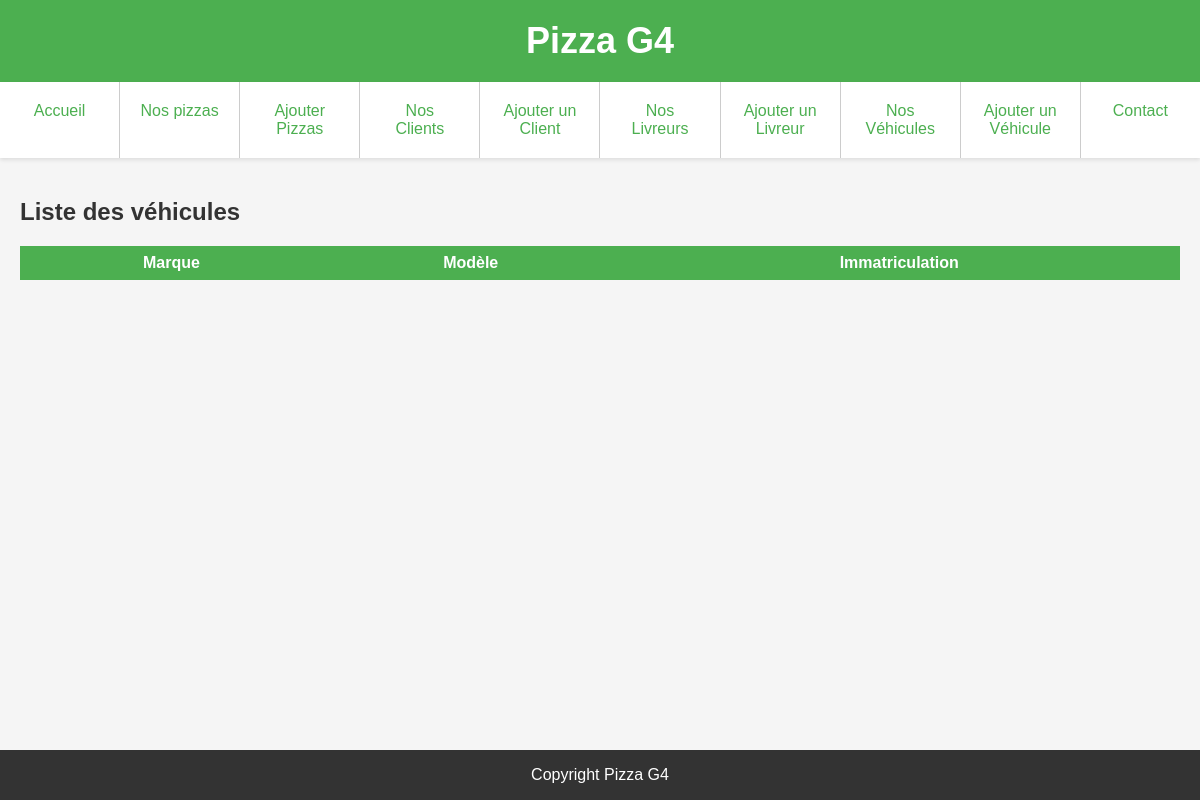
The page /G4_Pizza/views/voirVehicules.php on the database as committed earlier.
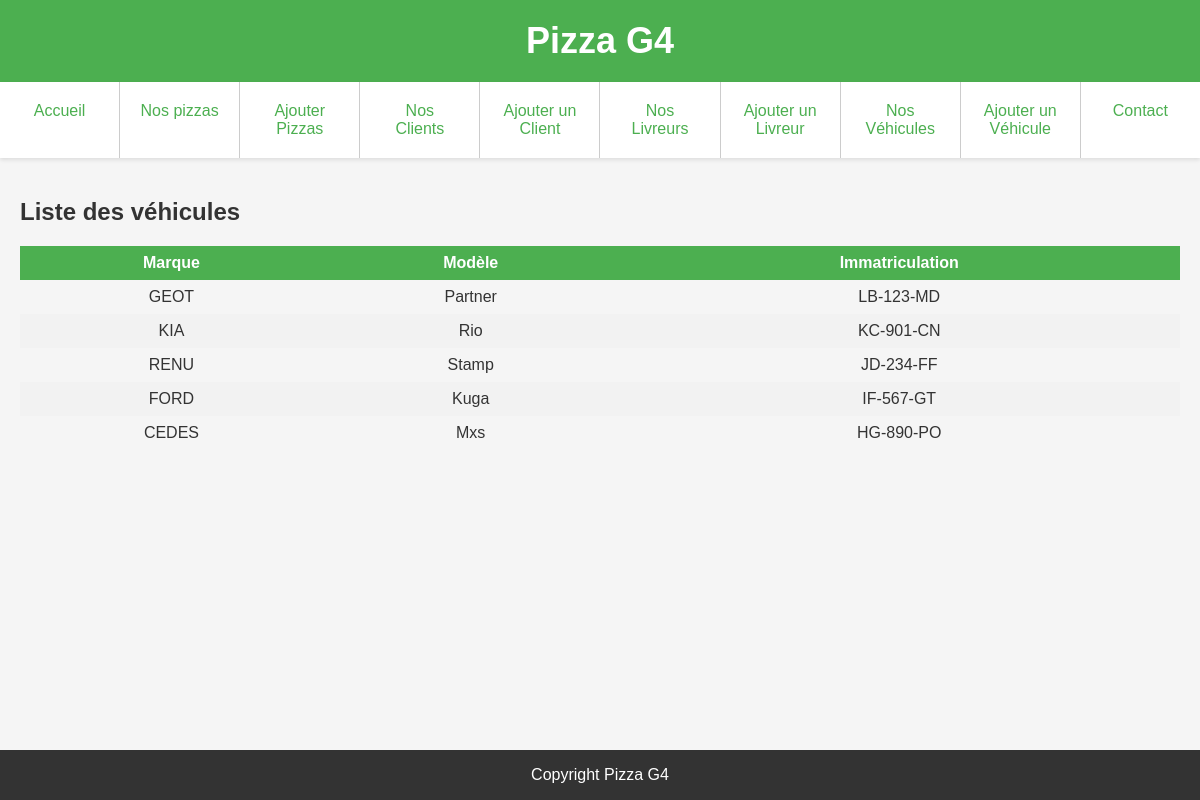
The same page on the database as committed later.
### tables this page shows
CREATE TABLE IF NOT EXISTS vehicule(
    id_vehicule INT PRIMARY KEY AUTO_INCREMENT,
    immatriculation VARCHAR(10) NOT NULL,
    marque VARCHAR(50) NOT NULL,
    modele VARCHAR(50) NOT NULL
);

### G4_Pizza/models/connexion.php (called while the page is built, shortened)
<?php
function afficherVehicule(&$connect){
    $resultat = $connect->query("SELECT * FROM vehicule");
    return $resultat;
}

### G4_Pizza/views/voirVehicules.php (the view, shortened to what this page needs)
<!DOCTYPE html>
<html lang="fr">
<head>
    <link rel="stylesheet" type="text/css" href="assets/style.css">
</head>
<body>
    <?php require 'components/navBar.php' ?>
    <main>
        <h2>Liste des véhicules</h2>
        <table>
            <thead>
                <tr>
                    <th>Marque</th>
                    <th>Modèle</th>
                    <th>Immatriculation</th>
                </tr>
            </thead>
            <tbody><?php
                    require '../models/connexion.php';
                    $connec = connexionBDD();
                    $resultatVehicules = afficherVehicule($connec);
                    foreach ($resultatVehicules as $vehicule) : ?>
                    <tr>
                        <td><?php echo $vehicule['marque']; ?></td>
                        <td><?php echo $vehicule['modele']; ?></td>
                        <td><?php echo $vehicule['immatriculation']; ?></td>
                    </tr>
                <?php endforeach; ?>
            </tbody>
        </table>
    </main>
    <?php require 'components/footer.php' ?>
</body>
</html>

### G4_Pizza/views/components/navBar.php
<header>
    <h1>Pizza G4</h1>
</header>
<nav>
    <ul>
        <li><a href="../index.php">Accueil</a></li>
        <li><a href="voirPizzas.php">Nos pizzas</a></li>
        <li><a href="insertPizza.php">Ajouter Pizzas</a></li>
        <li><a href="voirClients.php">Nos Clients</a></li>
        <li><a href="insertClient.php">Ajouter un Client</a></li>
        <li><a href="voirLivreurs.php">Nos Livreurs</a></li>
        <li><a href="insertLivreur.php">Ajouter un Livreur</a></li>
        <li><a href="voirVehicules.php">Nos Véhicules</a></li>
        <li><a href="insertVehicule.php">Ajouter un Véhicule</a></li>
        <li><a href="#">Contact</a></li>
    </ul>
</nav>

### G4_Pizza/views/components/footer.php
<footer>
    <p>Copyright Pizza G4</p>
</footer>

### G4_Pizza/views/assets/style.css (style rules this page uses)
body { font-family: Arial, sans-serif; color: #333333; background-color: #f5f5f5; margin: 0; padding: 0; }
a { text-decoration: none; color: #4caf50; }
header { background-color: #4caf50; color: #ffffff; padding: 20px; text-align: center; }
header h1 { margin: 0; font-size: 36px; }
nav { background-color: #ffffff; box-shadow: 0 2px 4px rgba(0, 0, 0, 0.1); overflow: hidden; }
nav ul { list-style: none; margin: 0; padding: 0; display: flex; }
nav li { flex: 1; text-align: center; border-right: 1px solid #cccccc; }
nav li:last-child { border-right: none; }
nav a { display: block; padding: 20px; }
main { padding: 20px; }
table { border-collapse: collapse; width: 100%; }
th, td { text-align: center; padding: 8px; }
tr:nth-child(even) { background-color: #f2f2f2; }
th { background-color: #4caf50; color: white; }
footer { background-color: #333333; color: #ffffff; text-align: center; position: fixed; bottom: 0; width: 100%; }

Rows that differ between the two databases and show on the page:
added vehicule: marque "GEOT", modele "Partner", immatriculation "LB-123-MD"
added vehicule: marque "KIA", modele "Rio", immatriculation "KC-901-CN"
added vehicule: marque "RENU", modele "Stamp", immatriculation "JD-234-FF"
added vehicule: marque "FORD", modele "Kuga", immatriculation "IF-567-GT"
added vehicule: marque "CEDES", modele "Mxs", immatriculation "HG-890-PO"
